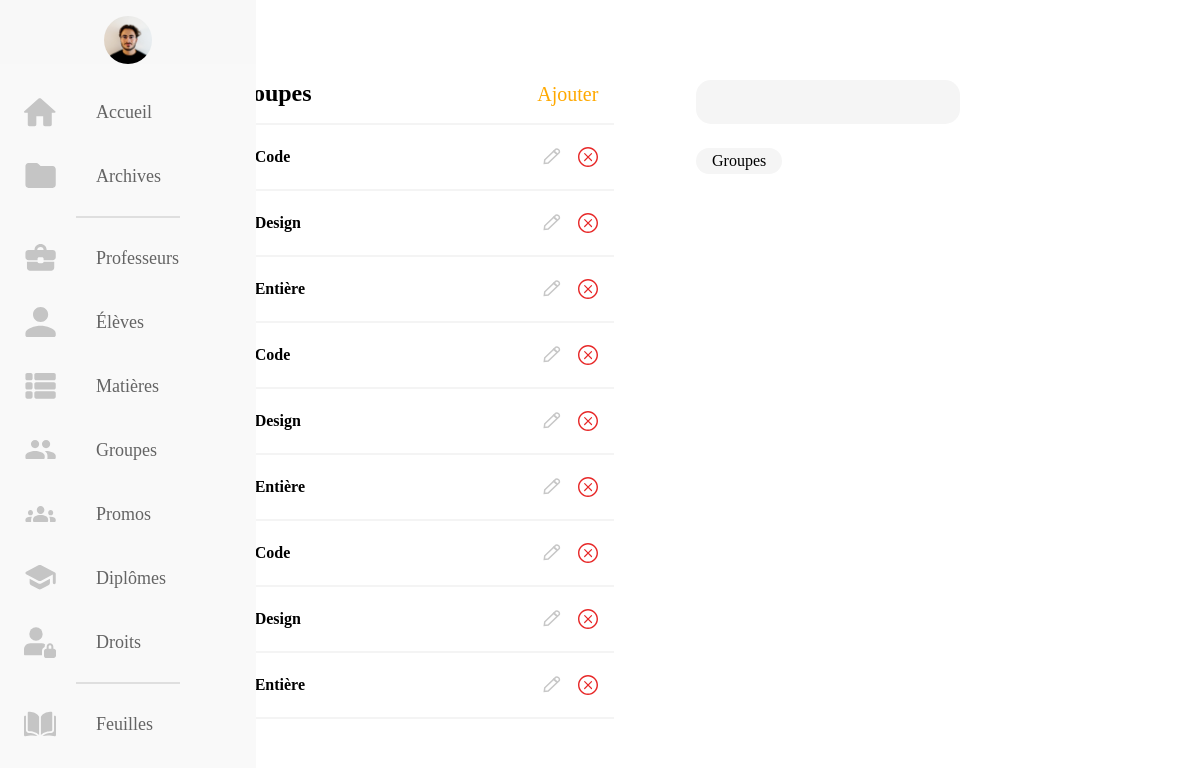
Screenshot of /src/asset/back-office/groupes/groupes.php (signed in) with the database file from the repository.
### tables this page shows
CREATE TABLE `groupe` (
  `idGroupe` int(11) NOT NULL,
  `idPromo` int(11) DEFAULT NULL,
  `nomGroupe` varchar(20) NOT NULL
);

### src/asset/back-office/groupes/groupes.php (the view, shortened to what this page needs)
<?php
if ( $_SESSION['isAdmin']==1 && $_SESSION['isActualUser'] == 1 ){
?>
<!DOCTYPE html>
<html lang="fr">
<head>
    <link rel="stylesheet" href="https://pro.fontawesome.com/releases/v5.15.1/css/all.css" type="text/css">
    <link rel="stylesheet" href="../../../css/profs.css">
</head>
<body>
    <?php
        include "../../client-side/connexionBDD.php";
        $stmt = $dbh->prepare("SELECT idGroupe, nomGroupe, idPromo FROM groupe ORDER by nomGroupe");
        $donnees = $stmt->execute();
    ?>
<nav class="navbar">
    <ul class="navbar-nav">
      <li class="logo">
        <a href="#" class="nav-link">
        <?php if (isset($_SESSION['photoUser'])){
            ?>  <img class="" src="../../../../images-users/<?php echo $_SESSION['photoUser'] ?>"  alt=""> <?php
          }
          else { ?>
            <span class="link-text logo-text" > <?php echo $_SESSION['name'];?></span>
          <?php  } ?>
        </a>
      </li>
      <li class="nav-item">
        <a href="../home.php" class="nav-link">
        <img src="../../../img/Icons/HomeOrange.svg" alt="">
        <span class="link-text">Accueil</span>
        </a>
      </li>
      <li class="nav-item">
        <a href="../archives.php" class="nav-link">
        <img src="../../../img/Icons/FolderOrange.svg" alt="">
        <span class="link-text">Archives</span>
        </a>
      </li>
      <hr class="separator">
      <li class="nav-item">
        <a href="../profs/profs.php" class="nav-link">
        <img src="../../../img/Icons/MaletteOrange.svg" alt="">
        <span class="link-text">Professeurs</span>
        </a>
      </li>
      <li class="nav-item">
        <a href="../eleves/eleves.php" class="nav-link">
        <img src="../../../img/Icons/UserOrange.svg" alt="">
        <span class="link-text">Élèves</span>
        </a>
      </li>
      <li class="nav-item">
        <a href="../matieres/matieres.php" class="nav-link">
        <img src="../../../img/Icons/ParamsOrange.svg" alt="">
        <span class="link-text">Matières</span>
        </a>
      </li>
      <li class="nav-item">
        <a href="../groupes/groupes.php" class="nav-link">
        <img src="../../../img/Icons/2UsersOrange.svg" alt="">
        <span class="link-text">Groupes</span>
        </a>
      </li>
      <li class="nav-item">
        <a href="../promos/promos.php" class="nav-link">
        <img src="../../../img/Icons/3UsersOranges.svg" alt="">
        <span class="link-text">Promos</span>
        </a>
      </li>
      <li class="nav-item">
        <a href="../diplomes/diplomes.php" class="nav-link">
        <img src="../../../img/Icons/DiplomeOrange.svg" alt="">
        <span class="link-text">Diplômes</span>
        </a>
      </li>
      <li class="nav-item">
        <a href="../droits/droits.php" class="nav-link">
        <img src="../../../img/Icons/profile.svg" alt="">
        <span class="link-text">Droits</span>
        </a>
      </li>
      <hr class="separator">
      <li class="nav-item">
        <a href="../../../../../workshop-test" class="nav-link">
        <img src="../../../img/Icons/books.svg" alt="">
        <span class="link-text">Feuilles</span>
        </a>
      </li>
    </ul>
  </nav>
        <main>
        <div id="containerList">
          <div class="containerTools">
            <h2 class="hRole">Groupes</h2>
            <a href="groupes-create.php">Ajouter</a>
            <div class="filtres">
                <input class="search" placeholder="&#xF002;" />
                <div class="filtresSort">
                  <span class='sort' data-sort='nomGroupes' data-default-order='asc'>Groupes</span>
                </div>
              </div>
          </div>
        <ul class="list">
        <?php
            while ($donnees = $stmt->fetch()){
        ?>
            <li class="liList">
              <div class="containerGroupes nomGroupes">
                <?php echo $donnees['nomGroupe']?>
              </div>
              <div class="containerActions">
              <a href="groupes-create.php?action=edit&amp;id=<?php echo $donnees['idGroupe']?>&groupe=<?php echo $donnees['nomGroupe'];?>&idPromo=<?php echo $donnees['idPromo']?>"><img src="../../../img/Icons/Edit.svg" alt=""></a>
                <a href="#modalWindow" class="linkModal"><img src="../../../img/Icons/croixRouge.svg" alt=""></a>
              </div>
            </li>
        <?php
        }
        ?>
      </ul>
      </div>
      </main>
</body>
</html>
<?php
      }

### src/css/profs.css (style rules this page uses)
:root { --colorText: #FFA900; --colordark : #333333; --colorGrey : #878787; --colorBarre : rgba(240, 240, 240, 0.7); --colorWhite : #FFFFFF; --colorDots : #DADADA; --colorBlack: rgba(20,20,43,1); --text-primary: #23232e; --text-secondary: #141418; --text-third: #929292; --bg-primary: #f9f9f9; --bg-secondary: #f8f8f8 ; --bg-searchBar : #F5F5F5; --jauneESADD: #FAA900; --transition-speed: 600ms; --retard: #D31818; --white: white; --colorCaseGris: #F8F8F8; --colorAnnuler: #B4B4B4; }
* { outline: none; }
body { color: black; background-color: white; margin: 0; padding: 0; font-family: 'Futura PT'; }
.navbar { position: fixed; background-color: var(--bg-primary); transition: width 600ms ease; overflow: scroll; }
.navbar-nav { list-style: none; padding: 0; margin: 0; display: flex; flex-direction: column; align-items: center; height: 100%; }
.nav-item { width: 100%; }
.nav-link { display: flex; align-items: center; height: 4rem; color: var(--text-primary); text-decoration: none; filter: grayscale(100%) opacity(0.7); transition: var(--transition-speed); }
.link-text { display: none; margin-left: 1rem; font-size: 18px; font-weight: 500; }
.nav-link svg, .nav-link img { width: 2rem; min-width: 2rem; margin: 0 1.5rem; }
.logo img { width: 3rem; border-radius: 50%; margin-left:auto; margin-right: auto; margin-top: 1rem; margin-bottom: 0; }
.logo .nav-link { filter: none; }
.logo { font-weight: bold; text-transform: capitalize; margin-bottom: 1rem; text-align: center; color: var(--text-secondary); background: var(--bg-secondary); font-size: 1.5rem; width: 100%; }
main { display: flex; flex-direction: column; justify-content: center; }
.containerTools { display: flex; flex-direction: row; justify-content: space-between; align-items: baseline; }
.containerTools a { color: var(--colorText); text-decoration: none; font-size: 1.25rem; margin-right: 1rem; }
#containerList { text-align: left; }
h2 { margin:0; }
.list { list-style: none; padding:0; }
.liList { display: flex; flex-direction: row; justify-content: space-between; align-items: center; font-family: 'Futura PT Light'; font-weight: 600; height: 4rem; border-bottom: 1px solid var(--colorBarre); border-top: 1px solid var(--colorBarre); }
.liList:first-of-type { border-top: 2px solid var(--colorBarre); }
.liList:last-of-type { border-bottom: 2px solid var(--colorBarre); }
.containerActions { display: flex; flex-direction: row; justify-content: space-between; align-items: center; }
.containerActions a { width: 1.3rem; height: 1.3rem; }
.containerActions a:first-of-type { margin-right: 1rem; }
.containerActions a:nth-of-type(2) { margin-right: 1rem; text-decoration: none; }
.containerActions img { width: 100%; height: 100%; }
.search { background-color: var(--bg-searchBar); border: none; border-radius: 15px; width: 14.5rem; height: 0.75rem; padding: 1rem 1rem; font-family: 'Font Awesome 5 Pro', 'Futura PT'; font-size: 1rem; }
.search::placeholder { color: var(--colorGrey); }
.filtresSort span { background-color: var(--bg-searchBar); border-radius: 15px; text-align: center; }
@media all and (min-width: 601px) { .navbar { top: 0; width: 5rem; height: 100vh; } }
@media all and (min-width: 601px) { ul { padding:0 10rem; } }
@media all and (min-width: 601px) { .separator { width: 40%; box-shadow: none; border: 1px solid #DFDFDF; } }
@media all and (min-width: 601px) { main { margin-left: 14rem; padding: 5rem 0; } }
@media all and (min-width: 601px) { .containerTools, .list { width: 40%; } }
@media all and (min-width: 601px) { .filtres { position: absolute; right: 20vw; } }
@media all and (min-width: 601px) { .filtresSort { display:flex; flex-direction: row; align-items: baseline; margin-top: 1.5rem; } }
@media all and (min-width: 601px) { .filtresSort span { margin-right: 1rem; padding: 0.25rem 1rem; } }

### rows the page displays
groupe: nomGroupe "B22 Code"
groupe: nomGroupe "B22 Design"
groupe: nomGroupe "B22 Entière"
groupe: nomGroupe "B23 Code"
groupe: nomGroupe "B23 Design"
groupe: nomGroupe "B23 Entière"
groupe: nomGroupe "B24 Code"
groupe: nomGroupe "B24 Design"
groupe: nomGroupe "B24 Entière"
